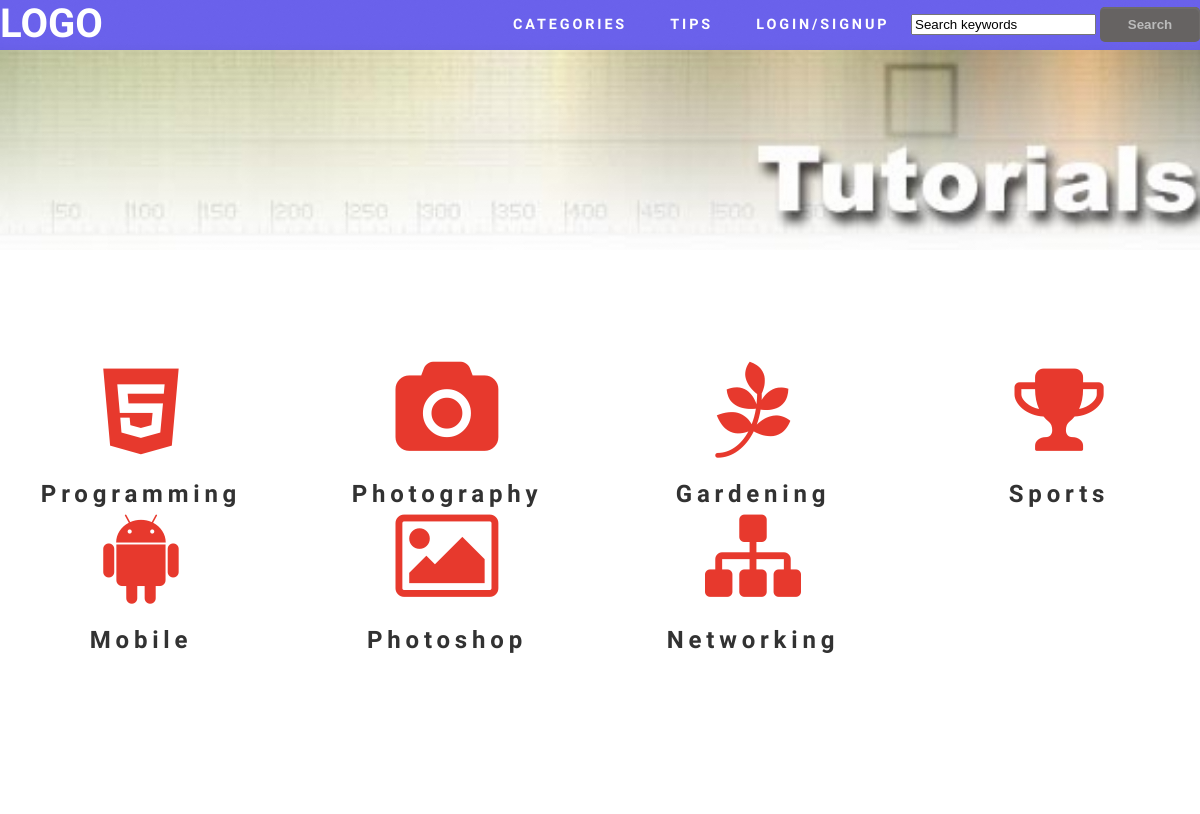
The page / on the database its author committed.
### tables this page shows
CREATE TABLE IF NOT EXISTS `categories` (
  `category_id` int(11) NOT NULL AUTO_INCREMENT,
  `category_title` char(100) NOT NULL,
  `category_link` char(100) NOT NULL,
  `category_icon` char(100) NOT NULL,
  PRIMARY KEY (`category_id`)
);

### controller.php (called while the page is built, shortened)
<?php
try
{
    $dbh = new PDO('mysql:host=localhost;dbname=iocproject', "root", "");
}
catch (PDOException $e)
{
    print "Databse error!: " . $e->getMessage() . "<br/>";
    die();
}
$arrCategories = $dbh->query("
		SELECT * FROM `categories`
	")->fetchAll(PDO::FETCH_ASSOC);

### chunks/home.php (the view)
<div id="featured-wrapper">
	<div id="featured" class="container">
		<?php
		for ($i = 0; $i < count($arrCategories); $i++)
		{
			?>
			<div class="column<?php echo $i%4+1;?>">
				<a href="?page=category&cat=<?php echo $arrCategories[$i]["category_link"];?>">
					<span class="fa <?php echo $arrCategories[$i]["category_icon"];?>"></span>
					<h2><?php echo $arrCategories[$i]["category_title"]?></h2>
				</a>
			</div>
			<?php
		}
		?>
	</div>
</div>

### default.css (style rules this page uses)
html, body { height: 100%; min-width: 1200px; }
body { margin: 0px; padding: 0px; background: #6960ec; font-family: 'Source Sans Pro', sans-serif; font-size: 12pt; font-weight: 300; color: #363636; }
h1, h2, h3 { margin: 0; padding: 0; }
a { color: #AF2117; text-decoration: none; }
.container { width: 1200px; margin: 0px auto; background-color: white; }
#featured-wrapper { overflow: hidden; padding: 5em 0em; background: #FFF; }
#featured h2 { text-align: center; letter-spacing: 0.20em; font-weight: 700; color: #323232; }
#featured .fa { position: relative; display: block; margin: 0px auto 20px auto; line-height: normal; font-size: 6em; text-align: center; color: #E7392D; }
.column1, .column2, .column3, .column4 { width: 282px; }
.column1, .column2 { float: left; margin-right: 24px; }
.column3 { float: left; }
.column4 { float: right; }

### rows shown on the page
categories: category_title "Programming"
categories: category_title "Photography"
categories: category_title "Gardening"
categories: category_title "Sports"
categories: category_title "Mobile"
categories: category_title "Photoshop"
categories: category_title "Networking"
